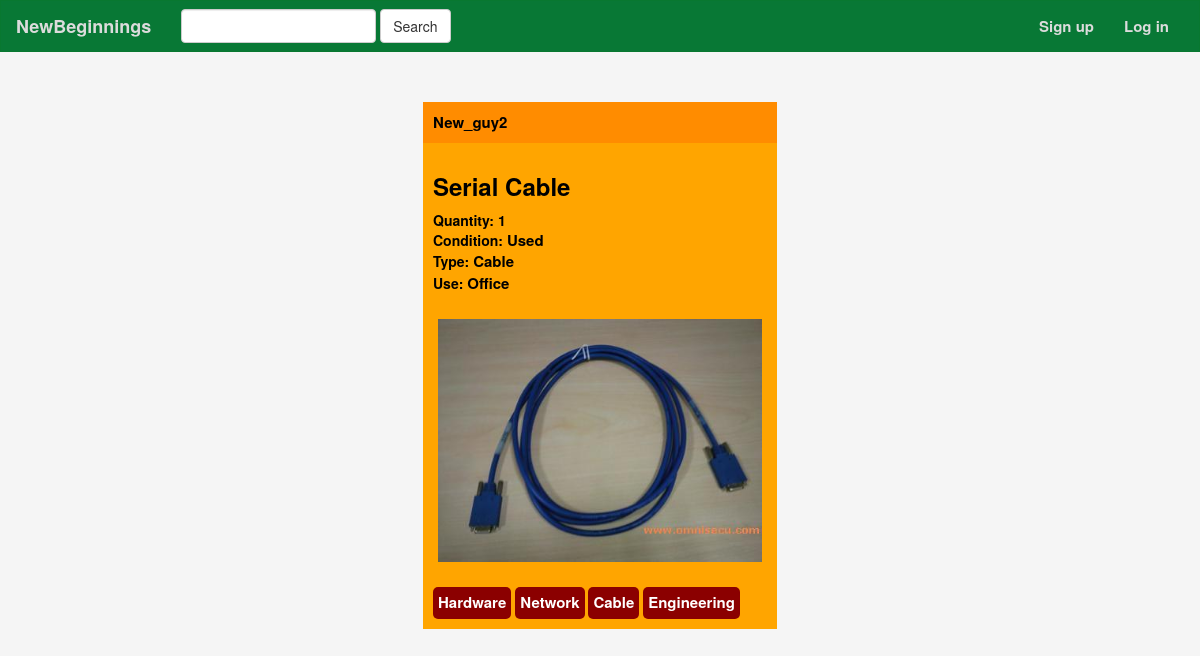
Page /posts/70/ on the committed database.
### newbeginnings/models.py (models this page shows, shortened)
class Post(models.Model):
    user_id = models.ForeignKey(User,on_delete=models.CASCADE)
    item_photo = models.FileField(blank=True,null=True)
    item_name = models.CharField(max_length=200)
    item_quantity = models.IntegerField(default=0)
    item_condition = models.CharField(max_length=200)
    item_condition_slug = AutoSlugField(populate_from='item_condition', blank=True)
    item_type = models.CharField(max_length=200)
    item_type_slug = AutoSlugField(populate_from='item_type', blank=True)
    item_use = models.CharField(max_length=200)
    item_use_slug = AutoSlugField(populate_from='item_use', blank=True)
    tags = TaggableManager()

### newbeginnings/views.py (the view)
# urls.py: url(r'^posts/(?P<post_id>[0-9]+)/$', views.PostView.as_view(),name='post'),
class PostView(generic.ListView):
    template_name = 'newbeginnings/post_details.html'
    context_object_name = 'posts'
    def get_queryset(self, **kwargs):
        return Post.objects.filter(id=self.kwargs['post_id'])
    def get_context_data(self, **kwargs):
        context = super(PostView, self).get_context_data(**kwargs)
        context["loggeduser"] = self.request.user.id
        return context

### newbeginnings/templates/newbeginnings/post_details.html (shortened to what this page needs)
{% extends 'newbeginnings/base.html' %}
{% block body%}
{% for post in posts %}
    {% if post %}
    <div class="centerdiv">
          <div class="post">
                <div class="post_author">
                    <a href="{% url 'profile' post.user_id.id %}">{{post.user_id.username}}</a>
                </div>
                <div class="post_item">
                    <h3><strong>{{post.item_name}}</strong></h3>
                    Quantity: {{post.item_quantity}}<br>
                    Condition: <a href="{% url 'post-condition' post.item_condition_slug %}">{{post.item_condition}}</a> <br>
                    Type: <a href="{% url 'post-type' post.item_type_slug %}">{{post.item_type}}</a> <br>
                    Use: <a href="{% url 'post-use' post.item_use_slug %}">{{post.item_use}}</a> <br>
                </div>
                {% if post.item_photo %}
                <div class="post_img" ng-app="post_image">
                    <center>
                        <img id="myImg" src="{{post.item_photo.url}}" >
                    </center>
                </div>
                {% endif %}
                <div class="tag_wrap">
                    {% for tag in post.tags.all %}
                        <a href="{% url 'post-tag' tag.slug %}"><div class="tag">{{ tag.name }}</div></a>
                    {% endfor %}
                </div>
            </div>
    </div>
    {% endif %}
{% endfor %}
{% endblock %}

### newbeginnings/static/newbeginnings/index.css (style rules this page uses)
a { text-decoration: none; font-size:15px; font-weight: bold; color: White; cursor: pointer; }
body { background: whitesmoke; }
.centerdiv { margin: 0%; width: 100%; padding: 10px; }
.post { width: 30%; background-color: orange; margin:0 auto; margin-top: 20px; }
.post_author { font-weight: bold; background-color: darkorange; padding: 10px; }
.post_author a { color:black; }
.post_item { font-weight: bold; color: black; padding: 10px; }
.tag_wrap { padding: 10px; }
.tag { border-radius: 5px; padding: 5px; background-color: darkred; display: inline-block; }
.post_item a { color:black; }
#myImg { border-radius: 5px; cursor: pointer; transition: 0.3s; width: 100%; object-fit: contain; padding: 15px; }

### rows in the picture
Post: user_id.username "New_guy2", item_name "Serial Cable", item_quantity "1", item_condition "Used", item_type "Cable", item_use "Office", item_photo (picture)
Tag: name "Hardware"
Tag: name "Network"
Tag: name "Cable"
Tag: name "Engineering"
